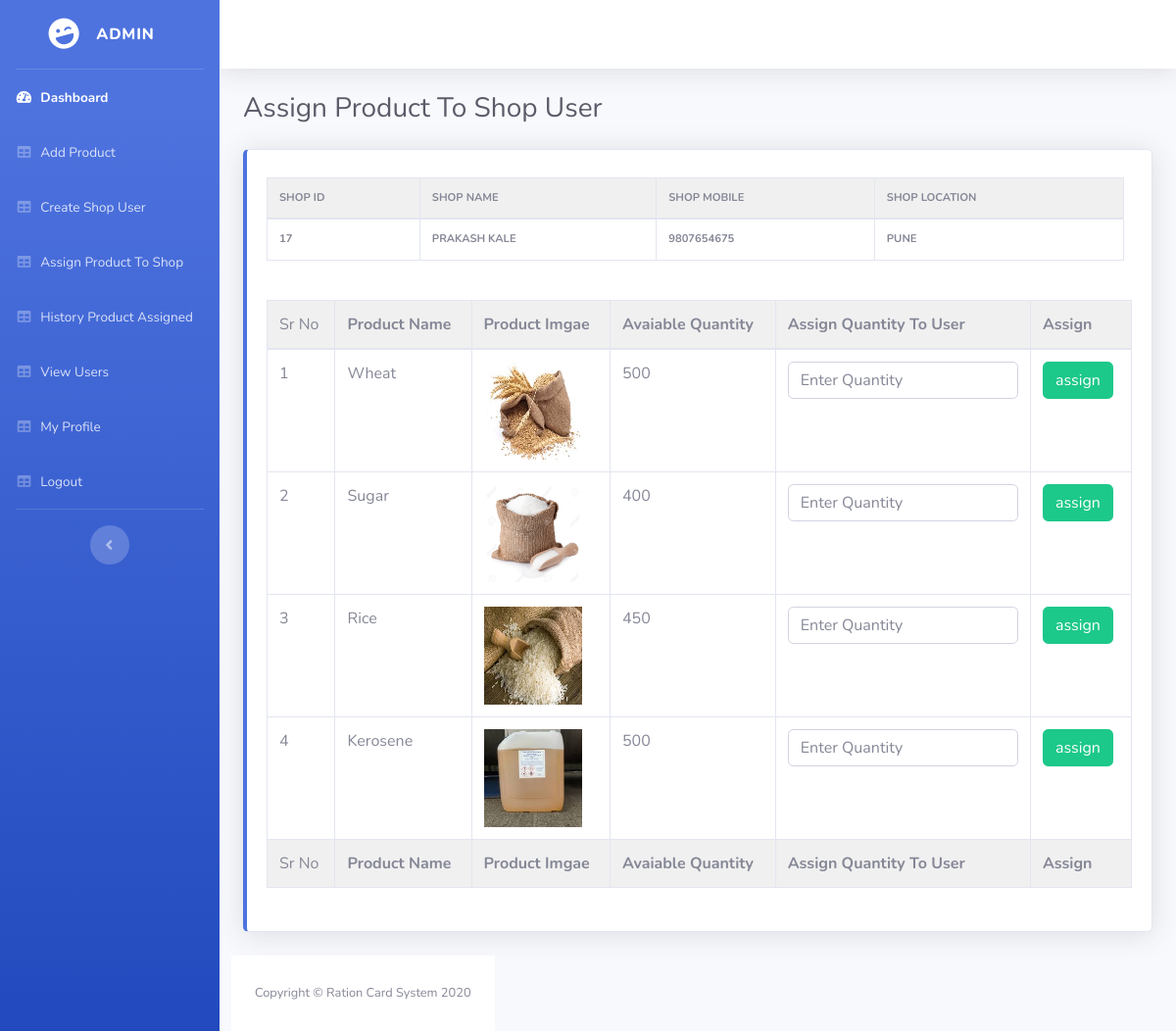
The page /assign_to_shop.php?shop_id=17 on the database its author committed.
### tables this page shows
CREATE TABLE `shop_registeration` (
  `shop_id` int(11) NOT NULL,
  `s_name` varchar(255) NOT NULL,
  `s_email` varchar(255) NOT NULL,
  `s_password` varchar(255) NOT NULL,
  `s_mobile_no` bigint(20) NOT NULL,
  `city` varchar(255) NOT NULL,
  `address` text NOT NULL,
  `aadhar_number` bigint(20) NOT NULL
);

CREATE TABLE `product_details` (
  `product_id` int(11) NOT NULL,
  `product_name` varchar(255) NOT NULL,
  `product_img` text NOT NULL,
  `product_mrp` int(11) NOT NULL,
  `product_quantity` int(11) NOT NULL,
  `permonth_allocation` varchar(255) NOT NULL
);

### assign_to_shop.php (the view, shortened to what this page needs)
<?php include "user_includes/header.php" ;?>
        <div class="container-fluid">
          <div class="d-sm-flex align-items-center justify-content-between mb-4">
            <h1 class="h3 mb-0 text-gray-800">Assign Product To Shop User</h1>
          </div>
    <div class="body">
    <div class="row">
            <div class="col-lg-12 mb-4">
              <div class="card border-left-primary shadow h-100 py-2">
                <div class="card-body">
                  <div class="row no-gutters align-items-center">
                    <div class="col mr-2">
                      <div class="text-xs font-weight-bold text-primary text-uppercase mb-1">
                      <?php $shop_id =  $_GET['shop_id']; ?>
                      <table class="table table-bordered table-hover dataTable " id="dataTable">
                        <thead>
                            <tr>
                                <th>Shop Id</th>
                                <th>Shop Name</th>
                                <th>Shop Mobile</th>
                                <th>Shop Location</th>
                            </tr>
                        </thead>
                        <tbody>
                        <?php
$query  = "SELECT * FROM shop_registeration WHERE shop_id = '$shop_id'";
$result = mysqli_query($connection,$query);
if($result)
{
    while($row=mysqli_fetch_assoc($result))
    {
        $shop_id = $row['shop_id'];
        $s_name=$row['s_name'];
        $s_mobile_no=$row['s_mobile_no'];
        $city=$row['city'];
        ?>
        <tr>
            <td><?php echo $shop_id; ?></td>
            <td><?php echo $s_name; ?></td>
            <td><?php echo $s_mobile_no; ?></td>
            <td><?php echo $city; ?></td>
        </tr>
<?php
    }
}
            ?>
                        </tbody>
                      </table>
                      </div>
                      <br>
                    </div>
    <br>
<table class="table table-bordered table-hover dataTable " id="dataTable" width="100%" cellspacing="0">
<br>
<form action="" method="post">
<thead >
<tr>
<td>Sr No</td>
<th>Product Name</th>
<th>Product Imgae</th>
<th>Avaiable Quantity</th>
<th>Assign Quantity To User</th>
<th>Assign</th>
        </tr>
    </thead>
    <tfoot >
        <tr>
            <td>Sr No</td>
            <th>Product Name</th>
            <th>Product Imgae</th>
            <th>Avaiable Quantity</th>
            <th>Assign Quantity To User</th>
            <th>Assign</th>
        </tr>
    </tfoot>
    <tbody>
    <?php
$query  = "SELECT * FROM product_details";
$result = mysqli_query($connection,$query);
if($result)
{
    $i=1;
    while($row=mysqli_fetch_assoc($result))
    {
        $name=$row['product_name'];
        $image=$row['product_img'];
        $available_quantity=$row['product_quantity'];
        ?>
    <tr>
    <form action="" method="post">
   <td>
   <?php echo $i; ?>
   </td>
        <td>
            <?php echo $name  ?>
        </td>
        <td>
            <?php if($image)
            {
              ?>
              <img width="100px" height="100px" src="images/<?php echo $image; ?>" alt="">
              <?php
            }else
            {
              echo "No Image Found!!";
            }
            ?>
        </td>
        <td>
            <?php echo $available_quantity  ?>
        </td>
        <td>
            <input required type="text" name="qty" class="form-control" placeholder="Enter Quantity" id="">
        </td>
       <td>
            <input type="submit" class="btn btn-success" value="assign" name="assign_to_shop" id="">
       </td>
        </form>
                        </tr>
                                    <?php
                        $i++;
                        }
}
            ?>
                      </tbody>
</table>
    </div>
        </div>
        </div>
      </div>
  <?php include "user_includes/footer.php" ;?>

### user_includes/header.php (shortened to what this page needs)
<!DOCTYPE html>
<html lang="en">
<head>
  <link href="vendor/fontawesome-free/css/all.min.css" rel="stylesheet" type="text/css">
  <link href="css/sb-admin-2.min.css" rel="stylesheet">
</head>
<body id="page-top">
  <div id="wrapper">
    <?php include "user_includes/sidebar.php" ;?>
    <div id="content-wrapper" class="d-flex flex-column">
      <div id="content">
        <nav class="navbar navbar-expand navbar-light bg-white topbar mb-4 static-top shadow">
        </nav>

### user_includes/sidebar.php
<ul class="navbar-nav bg-gradient-primary sidebar sidebar-dark accordion" id="accordionSidebar">
<a class="sidebar-brand d-flex align-items-center justify-content-center" href="index.html">
  <div class="sidebar-brand-icon rotate-n-15">
    <i class="fas fa-laugh-wink"></i>
  </div>
  <div class="sidebar-brand-text mx-3">Admin</div>
</a>
<hr class="sidebar-divider my-0">
<li class="nav-item active">
  <a class="nav-link" href="admin_dashboard.php">
    <i class="fas fa-fw fa-tachometer-alt"></i>
    <span>Dashboard</span></a>
</li>
<li class="nav-item">
  <a class="nav-link" href="add_product.php">
    <i class="fas fa-fw fa-table"></i>
    <span>Add Product</span></a>
</li>
<li class="nav-item">
  <a class="nav-link" href="create_shop_user.php">
    <i class="fas fa-fw fa-table"></i>
    <span>Create Shop User</span></a>
</li>
<li class="nav-item">
  <a class="nav-link" href="assign_product.php">
    <i class="fas fa-fw fa-table"></i>
    <span>Assign Product To Shop</span></a>
</li>
<li class="nav-item">
  <a class="nav-link" href="history_product_assign.php">
    <i class="fas fa-fw fa-table"></i>
    <span>History Product Assigned </span></a>
</li>
<li class="nav-item">
  <a class="nav-link" href="view_users.php">
    <i class="fas fa-fw fa-table"></i>
    <span>View Users</span></a>
</li>
<li class="nav-item">
<li class="nav-item">
  <a class="nav-link" href="admin_profile.php">
    <i class="fas fa-fw fa-table"></i>
    <span>My Profile</span></a>
</li>
<li class="nav-item">
  <a class="nav-link" href="index.php">
  <i class="fas fa-fw fa-table"></i>
    <span>Logout</span></a>
</li>
<hr class="sidebar-divider d-none d-md-block">
<div class="text-center d-none d-md-inline">
  <button class="rounded-circle border-0" id="sidebarToggle"></button>
</div>
</ul>

### user_includes/footer.php (shortened to what this page needs)
 <footer class="sticky-footer bg-white">
        <div class="container my-auto">
          <div class="copyright text-center my-auto">
            <span>Copyright &copy; Ration Card System 2020</span>
          </div>
        </div>
      </footer>
    </div>
  </div>
</body>
</html>

### user_includes/header.php (style rules this page uses)
thead,tfoot { background-color:rgb(240, 240, 240); }

### rows shown on the page
shop_registeration: shop_id "17", s_name "PRAKASH KALE", s_mobile_no "9807654675", city "PUNE"
product_details: product_name "Wheat", product_img (picture), product_quantity "500"
product_details: product_name "Sugar", product_img (picture), product_quantity "400"
product_details: product_name "Rice", product_img (picture), product_quantity "450"
product_details: product_name "Kerosene", product_img (picture), product_quantity "500"
